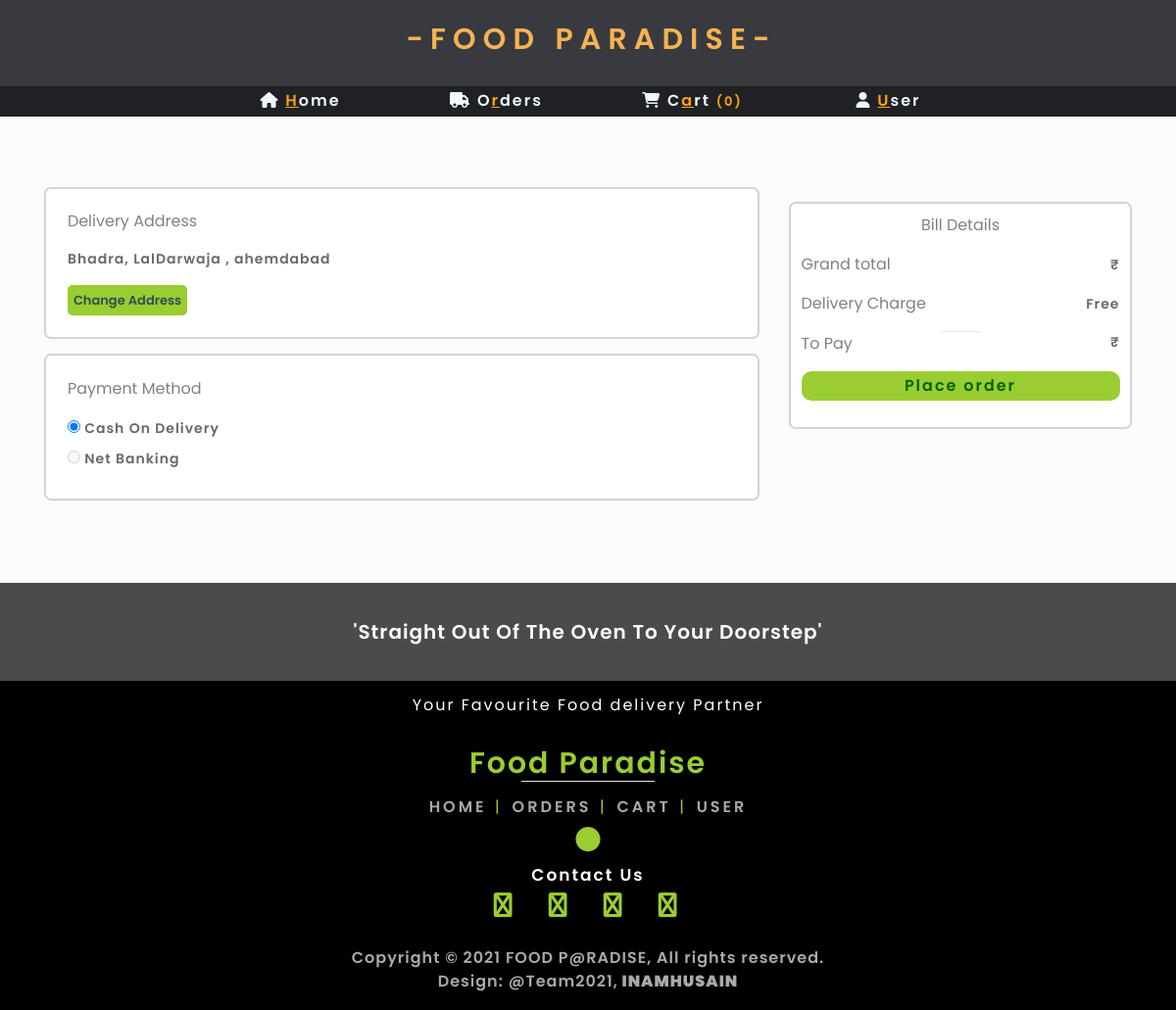
Before: /User/checkout.php (signed in) with the older database file.
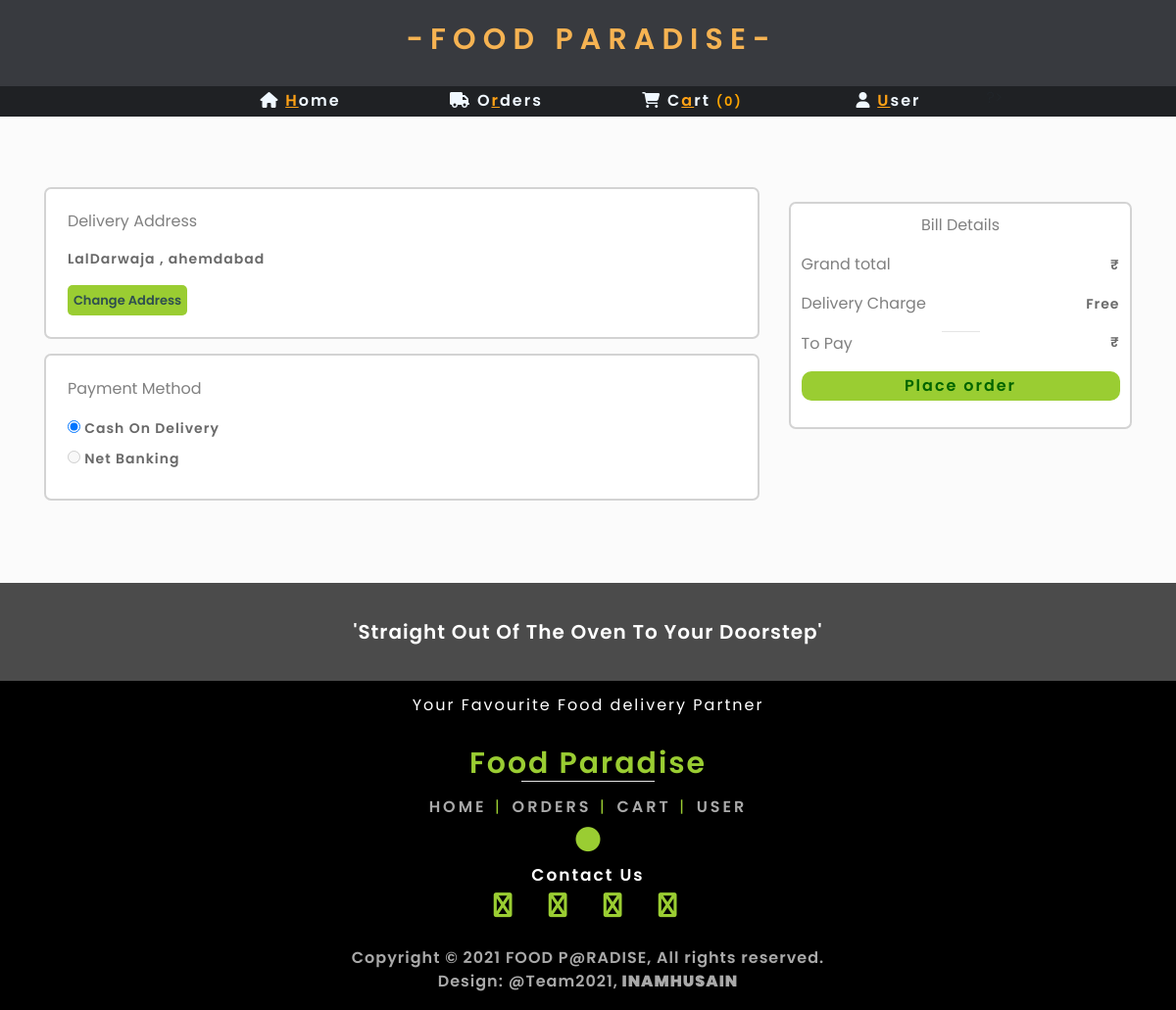
After: the same page with the newer database file.
### tables this page shows
CREATE TABLE `user` (
  `id` int(255) NOT NULL,
  `user_name` varchar(255) NOT NULL,
  `email` varchar(255) NOT NULL,
  `password` varchar(255) NOT NULL,
  `address` varchar(255) NOT NULL,
  `mobile` varchar(255) NOT NULL
);

### User/checkout.php (the view, shortened to what this page needs)
<?php
    $grandtotal=$_GET['grandtotal'];
?>
<!DOCTYPE html>
<html lang="en">
<head>
    <?php include '../Admin/links.php'?>
    <link rel="stylesheet" href="css/checkout.css">
</head>
<body>
    <?php include 'menu.php';
    $select_user = "SELECT * FROM `user` WHERE `email`='$user'";
    $select_query = mysqli_query($con,$select_user);
    $res_user = mysqli_fetch_array($select_query);
    ?>
    <div class="container">
        <div class="row">
                <div class="col-lg-8" id="address">
                    <div class="div">
                        <p class="title">Delivery Address</p>
                        <div class="ad1" id="ad1">
                            <p class="inner_fonts"><?php echo $res_user['address'];?></p>
                        </div>
                        <input id="ChangeAddress" class="btnn" type="button" value="Change Address" onclick="changeaddress()">
                    </div>
                    <div class="div">
                        <p class="title">Payment Method</p>
                        <input type="radio" checked><label class="inner_fonts">&nbsp;Cash On Delivery</label><br>
                        <input type="radio" disabled><label class="inner_fonts">&nbsp;Net Banking</label>
                    </div>
                </div>
                <div class="col-lg-4" id="detail">
                        <div class="div">
                                <div class="row">
                                    <div class="col-lg-12 text-center">
                                        <P class="title">Bill Details</P>
                                    </div>
                                </div>
                                <div class="row">
                                    <div class="col-lg-12">
                                        <div class="row">
                                            <div class="col-lg-6"><P class="title">Grand total</P></div>
                                            <div class="col-lg-6 text-right"><span class="inner_fonts">&#8377;<?php echo $grandtotal;?></span></div>
                                        </div>
                                    </div>
                                </div>
                                <div class="row">
                                    <div class="col-lg-12">
                                        <div class="row">
                                            <div class="col-lg-6"><P class="title">Delivery Charge</P></div>
                                            <div class="col-lg-6 text-right"> <span class="inner_fonts">Free</span></div>
                                        </div>
                                    </div>
                                </div>
                            <hr>
                                <div class="row">
                                    <div class="col-lg-12">
                                        <div class="row">
                                            <div class="col-lg-6"><P class="title">To Pay</P></div>
                                            <div class="col-lg-6 text-right"><P class="inner_fonts">&#8377;<?php echo $grandtotal?></P></div>
                                        </div>
                                    </div>
                                </div>
                            <div class="row justify-content-center">
                                <div class="col-lg-12 text-center">
                                   <div class="btn_placeorder">
                                   <a href="checkout.php?placeorder=true&grandtotal=<?php echo $grandtotal;?>">Place order</a>
                                   </div>
                                </div>
                            </div>
                        </div>
                </div>
        </div>
    </div>
    <?php include 'footer.php'; ?>
    </body>
</html>

Changed rows visible on the page:
changed user: address "Bhadra, LalDarwaja , ahemdabad" → "LalDarwaja , ahemdabad"
